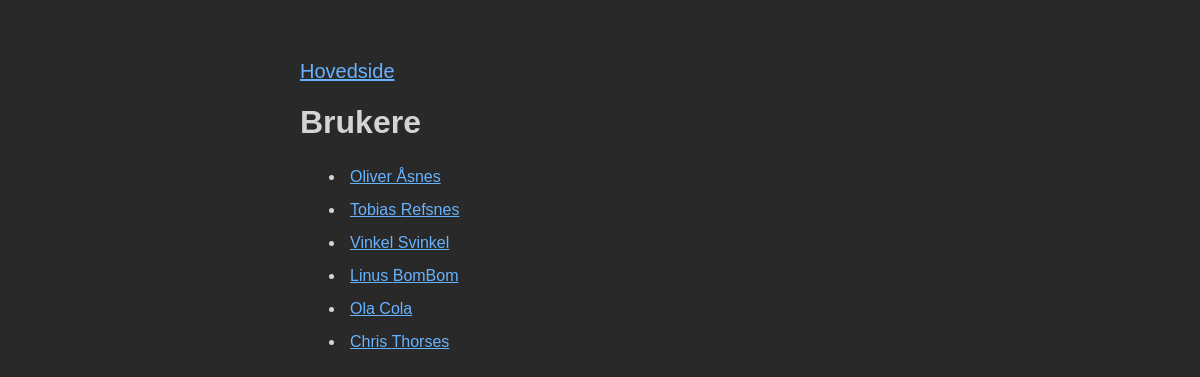
/brukere/, run on an earlier commit of the app's database.
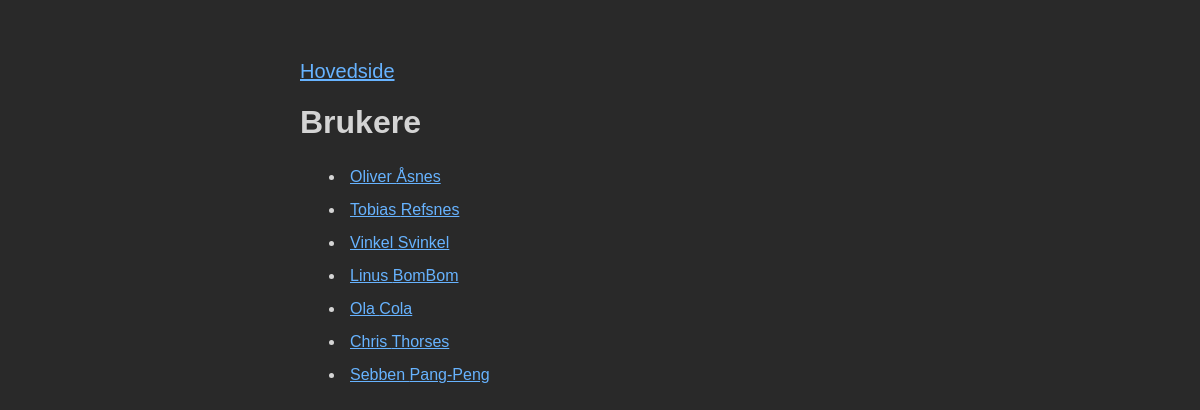
And on a later commit of the database.
### brukere/models.py (models this page shows, shortened)
class Bruker(models.Model):
    firstname = models.CharField(max_length=255)
    lastname = models.CharField(max_length=255)
    phone = models.IntegerField(null=True)
    joined_date = models.DateField(null=True)

### brukere/views.py (the view)
# urls.py: path('brukere/', views.brukere, name='brukere'),
def brukere(request):
  mymembers = Bruker.objects.all().values()
  template = loader.get_template('alle_brukere.html')
  context = {
    'mymembers': mymembers,
  }
  return HttpResponse(template.render(context, request))

### brukere/templates/alle_brukere.html (shortened to what this page needs)
{% extends "base.html" %}
{% block content %}
    <p class="main"><a href="/">Hovedside</a></p>
    <h1>Brukere</h1>
    <ul>
        {% for x in mymembers %}
        <li><a href="detaljer/{{ x.id }}">{{ x.firstname }} {{ x.lastname }}</a></li>
        {% endfor %}
    </ul>
{% endblock %}

### brukere/templates/base.html (shortened to what this page needs)
{% load static %}
<!DOCTYPE html>
<html lang="en">
<head>
    <link rel="stylesheet" href="{% static 'css/style.css' %}">
</head>
<body>
    {% block content %}
    {% endblock %}
</body>
</html>

### static/css/style.css (style rules this page uses)
body { font-family: Arial, sans-serif; margin: 0; padding-left: 25%; padding-right: 25%; padding-top: 5%; background-color: #292929; color: #d4d4d4; }
p { margin-left: 5px; }
a { color: #67b3ff; }
.main { padding: 0px; margin: 0px; text-align: left; font-size: 20px; }
li { width: fit-content; padding: 5px; margin: 5px; transition: 0.2s; }

What changed in the data, as far as the page shows it:
added Bruker: firstname "Sebben", lastname "Pang-Peng"
